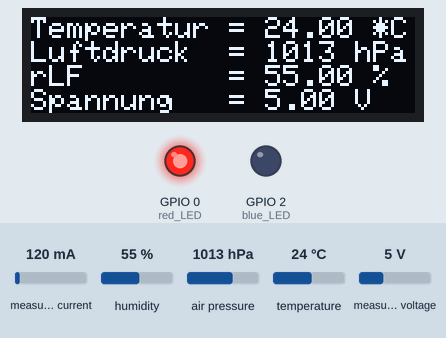
The sketch below on a simulated ESP8266 (NodeMCU). Shown: 128×32 one-colour display, output pins drawn as LEDs (lit = HIGH). The test bench sets the inputs (shaded band); at power-on: measured current 120 mA, humidity 55 %, air pressure 1013 hPa, temperature 24 °C, measured voltage 5 V. WiFi joins after 1.5 s; servers stay silent unless stated; no MQTT or app messages arrive unless stated; what the sketch prints to the serial monitor is not drawn. At 4.6 s the program puts the board to deep sleep or switches it off; the recording ends there.

Above: at 2.43 s.
At 4.04 s:
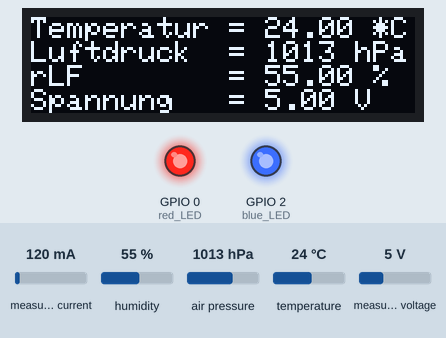
Timing chart, 0 to 4.6 s (numbered marks = the images above):
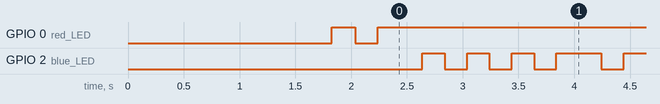

The sketch:

ESP8266_INSIDE.ino
```cpp
#include <ESP8266WiFi.h>
#include <Wire.h>
#include <SPI.h>
#include <Adafruit_Sensor.h>
#include <Adafruit_BME280.h>
#include <Adafruit_INA219.h>
#include <Adafruit_GFX.h>
#include <Adafruit_SSD1306.h>
#include "Adafruit_MQTT.h"
#include "Adafruit_MQTT_Client.h"

/************************* WiFi Access Point *********************************/

#define WLAN_SSID       "xxxxxxxx"
#define WLAN_PASS       "xxxxxxxx"

/************************* Adafruit.io Setup *********************************/

#define AIO_SERVER      "io.adafruit.com"
#define AIO_SERVERPORT  1883                   // use 8883 for SSL
#define AIO_USERNAME    "xxxxxxxx"
#define AIO_KEY         "xxxxxxxx"

/************ Setup WiFi ******************/

// Create an ESP8266 WiFiClient class to connect to the MQTT server.
WiFiClient client;
// or... use WiFiFlientSecure for SSL
//WiFiClientSecure client;

/****************************** MQTT ***************************************/

// Store the MQTT server, username, and password in flash memory.
// This is required for using the Adafruit MQTT library.
const char MQTT_SERVER[] PROGMEM    = AIO_SERVER;
const char MQTT_USERNAME[] PROGMEM  = AIO_USERNAME;
const char MQTT_PASSWORD[] PROGMEM  = AIO_KEY;

// Setup the MQTT client class by passing in the WiFi client and MQTT server and login details.
Adafruit_MQTT_Client mqtt(&client, MQTT_SERVER, AIO_SERVERPORT, MQTT_USERNAME, MQTT_PASSWORD);

/****************************** Feeds ***************************************/

// Notice MQTT paths for AIO follow the form: <username>/feeds/<feedname>
const char SENSORTEMPINSIDE[] PROGMEM = AIO_USERNAME "/feeds/sensortempinside";
Adafruit_MQTT_Publish sensortempinside = Adafruit_MQTT_Publish(&mqtt, SENSORTEMPINSIDE);

const char SENSORPRESSUREINSIDE[] PROGMEM = AIO_USERNAME "/feeds/sensorpressureinside";
Adafruit_MQTT_Publish sensorpressureinside = Adafruit_MQTT_Publish(&mqtt, SENSORPRESSUREINSIDE);

const char SENSORHUMIDITYINSDE[] PROGMEM = AIO_USERNAME "/feeds/sensorhumidityinside";
Adafruit_MQTT_Publish sensorhumidityinside = Adafruit_MQTT_Publish(&mqtt, SENSORHUMIDITYINSDE);

const char FEATHERBATTERYINSIDE[] PROGMEM = AIO_USERNAME "/feeds/featherbatteryinside";
Adafruit_MQTT_Publish featherbatteryinside = Adafruit_MQTT_Publish(&mqtt, FEATHERBATTERYINSIDE);

/************************* THingSpeak IO *********************************/

String apiKey = "xxxxxxxx";     // This WriteAPI key is generated by ThingSpeak.com for your channel
const char* server = "api.thingspeak.com";

/****************************** Display ***************************************/

#define OLED_RESET 3
Adafruit_SSD1306 display(OLED_RESET);

#define LOGO16_GLCD_HEIGHT 16
#define LOGO16_GLCD_WIDTH  16
static const unsigned char PROGMEM logo16_glcd_bmp[] =
{ B00000000, B11000000,
  B00000001, B11000000,
  B00000001, B11000000,
  B00000011, B11100000,
  B11110011, B11100000,
  B11111110, B11111000,
  B01111110, B11111111,
  B00110011, B10011111,
  B00011111, B11111100,
  B00001101, B01110000,
  B00011011, B10100000,
  B00111111, B11100000,
  B00111111, B11110000,
  B01111100, B11110000,
  B01110000, B01110000,
  B00000000, B00110000
};

/****************************** current sensor ***************************************/

Adafruit_INA219 ina219;

/****************************** Adafruit_BME280 ***************************************/

Adafruit_BME280 bme; // I2C

/*************************** Sketch Code ************************************/

// Bug workaround for Arduino 1.6.6, it seems to need a function declaration
// for some reason (only affects ESP8266, likely an arduino-builder bug).
void MQTT_connect();

void setup() {
  // beginn
  Serial.begin(115200);
  delay(10);

  Serial.println("\nFeather Huzzah ESP8266 + FeatherWing OLED + BME280 + INA219");

  Serial.println("\nESP8266 in normal mode");

  // Connect to WiFi access point.
  Serial.print("\nConnecting to ");
  Serial.println(WLAN_SSID);

  WiFi.begin(WLAN_SSID, WLAN_PASS);
  while (WiFi.status() != WL_CONNECTED) {
    delay(500);
    Serial.print(".");
  }

  Serial.println();
  Serial.println("\nWiFi connected");
  Serial.print("\nIP address: "); Serial.println(WiFi.localIP());

  // init the sensor
  if (!bme.begin()) {
    Serial.println("Could not find a valid BME280 sensor, check wiring!");
    while (1);
  }

  // Initialize the INA219.
  ina219.begin();

  // by default, we'll generate the high voltage from the 3.3v line internally! (neat!)
  display.begin(SSD1306_SWITCHCAPVCC, 0x3C);  // initialize with the I2C addr 0x3C (for the 128x32)
  // init done

  // Clear the buffer.
  display.clearDisplay();
  display.setTextSize(1);
  display.setTextColor(WHITE);

  // define the led's
  pinMode(0, OUTPUT); // red LED
  pinMode(2, OUTPUT); // blue LED

  // Ensure the connection to the MQTT server is alive (this will make the first
  // connection and automatically reconnect when disconnected).  See the MQTT_connect
  // function definition further below.
  MQTT_connect();

  float temp = bme.readTemperature();
  float pressure = bme.readPressure() / 100.0F;
  float humidity = bme.readHumidity();

  float shuntvoltage = 0;
  float busvoltage = 0;
  float current_mA = 0;
  float loadvoltage = 0;

  shuntvoltage = ina219.getShuntVoltage_mV();
  busvoltage = ina219.getBusVoltage_V();
  current_mA = ina219.getCurrent_mA();
  loadvoltage = busvoltage + (shuntvoltage / 1000);

  // print to console

  Serial.println("\nWrite to Console");

  Serial.println("\nMeasuring temp, pressure and humidity with BME280 ...");

  Serial.print("\nTemperatur = "); Serial.print(temp); Serial.println(" *C");
  Serial.print("Luftdruck = "); Serial.print(pressure); Serial.println(" hPa");
  Serial.print("Luftfeuchtigkeit = "); Serial.print(humidity); Serial.println(" %");

  Serial.println("\nMeasuring voltage and current with INA219 ...");

  Serial.print("\nBus Voltage:   "); Serial.print(busvoltage); Serial.println(" V");
  Serial.print("Shunt Voltage: "); Serial.print(shuntvoltage); Serial.println(" mV");
  Serial.print("Load Voltage:  "); Serial.print(loadvoltage); Serial.println(" V");
  Serial.print("Current:       "); Serial.print(current_mA); Serial.println(" mA");

  blink_red();

  // print to display

  Serial.println("\nWrite to Display");

  display.setCursor(0, 0);
  display.print("Temperatur = "); display.print(temp, 2); display.println(" *C");

  display.setCursor(0, 8);
  display.print("Luftdruck  = "); display.print(pressure, 0); display.println(" hPa");

  display.setCursor(0, 16);
  display.print("rLF        = "); display.print(humidity, 2); display.println(" %");

  display.setCursor(0, 24);
  display.print("Spannung   = "); display.print(busvoltage, 2); display.println(" V");

  display.display();

  blink_red();

  // write stuff to adafruit.io

  Serial.println("\nSend data to adafruit.io");

  // Now we can publish stuff!
  Serial.print(F("\nSending SensorTempInside val "));
  Serial.print(temp, 2);
  Serial.print("...");
  if (! sensortempinside.publish(temp, 2)) {
    Serial.println("Failed");
  } else {
    Serial.println("OK!");
  }

  blink_blue();

  Serial.print(F("Sending SensorPressureInside val "));
  Serial.print(pressure, 1);
  Serial.print("...");
  if (! sensorpressureinside.publish(pressure, 2)) {
    Serial.println("Failed");
  } else {
    Serial.println("OK!");
  }

  blink_blue();

  Serial.print("Sending SensorHumidityInside val ");
  Serial.print(humidity, 2);
  Serial.print("...");
  if (! sensorhumidityinside.publish(humidity, 2)) {
    Serial.println(F("Failed"));
  } else {
    Serial.println("OK!");
  }

  blink_blue();

  Serial.print(F("Sending FeatherBatteryInside val "));
  Serial.print(busvoltage, 2);
  Serial.print("...");
  if (! featherbatteryinside.publish(busvoltage, 2)) {
    Serial.println("Failed");
  } else {
    Serial.println("OK!");
  }

  blink_blue();

  // write stuff to thingspeak

  if (client.connect(server, 80)) { // "184.106.153.149" or api.thingspeak.com  // Connect to the ThingsSpeak.com website

    String postStr = apiKey;        // Build the update string

    postStr += "&field5=";
    postStr += String(temp, 2);

    postStr += "&field6=";
    postStr += String(pressure, 2);

    postStr += "&field7=";
    postStr += String(humidity, 2);

    postStr += "&field8=";
    postStr += String(busvoltage, 2);

    client.print("POST /update HTTP/1.1\n");
    client.print("Host: api.thingspeak.com\n");
    client.print("Connection: close\n");
    client.print("X-THINGSPEAKAPIKEY: " + apiKey + "\n");
    client.print("Content-Type: application/x-www-form-urlencoded\n");
    client.print("Content-Length: ");
    client.print(postStr.length());
    client.print("\n\n");
    client.print(postStr);
    client.stop();

    Serial.println("\nSend data to thingspeak: ");
    Serial.println();
    Serial.println(postStr);

  }

  blink_blue();

  WiFi.disconnect();
  Serial.println("\nWifi disconnected");

  // going to deep sleep to save battery
  // Time to sleep (in seconds):
  const int sleepTimeS = 100;

  // Sleep
  Serial.println("\nESP8266 in sleep mode");
  ESP.deepSleep(sleepTimeS * 1000000);
  delay(100); // this seems to be important, otherwise the board will not go into deep sleep

}

void blink_blue() {

  digitalWrite(2, LOW);
  delay(200);
  digitalWrite(2, HIGH);
  delay(200);

}

void blink_red() {

  digitalWrite(0, LOW);
  delay(200);
  digitalWrite(0, HIGH);
  delay(200);

}

// Function to connect and reconnect as necessary to the MQTT server.
// Should be called in the loop function and it will take care if connecting.
void MQTT_connect() {
  int8_t ret;

  // Stop if already connected.
  if (mqtt.connected()) {
    return;
  }

  Serial.print("\nConnecting to MQTT... ");

  uint8_t retries = 3;
  while ((ret = mqtt.connect()) != 0) { // connect will return 0 for connected
    Serial.println(mqtt.connectErrorString(ret));
    Serial.println("Retrying MQTT connection in 5 seconds...");
    mqtt.disconnect();
    delay(5000);  // wait 5 seconds
    retries--;
    if (retries == 0) {
      // basically die and wait for WDT to reset me
      while (1);
    }
  }
  Serial.println("MQTT Connected!");
}

void loop() {

  // loop

}
```

Measured:
- by itself, GPIO 0 (red_LED): LOW → HIGH at 1.8 s, → LOW 0.21 s later, → HIGH 0.20 s later
- by itself, GPIO 2 (blue_LED): goes 3 × (HIGH 0.20 s, LOW 0.20 s), HIGH 0.40 s, LOW 0.20 s, then HIGH
